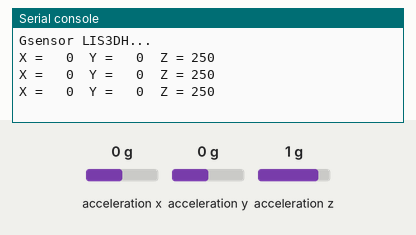
Bench run of a program on a simulated Raspberry Pi Pico running MicroPython. On the bench: the last lines printed to the serial console. Inputs (shaded band) come from the test bench; at power-on: acceleration x 0 g, acceleration y 0 g, acceleration z 1 g.

Above: at 1.2 s.
1.3 s: acceleration x set to -1.4 g
At 1.8 s:
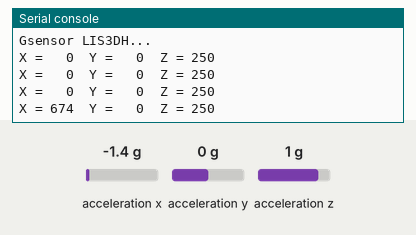
3.0 s: acceleration y set to -1.4 g
At 3.4 s:
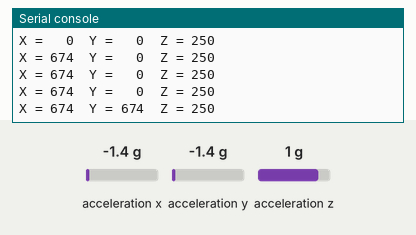
4.5 s: acceleration z set to 0 g
At 4.9 s:
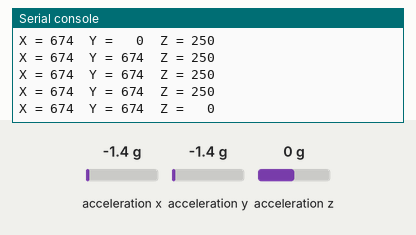
6.0 s: acceleration x set to 0 g
At 6.4 s:
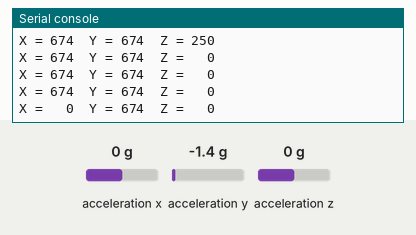
7.5 s: acceleration y set to 0 g
At 7.9 s:
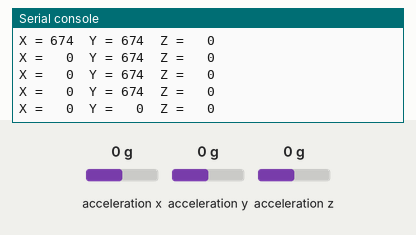
9.0 s: acceleration x set to -0.8 g
At 9.4 s:
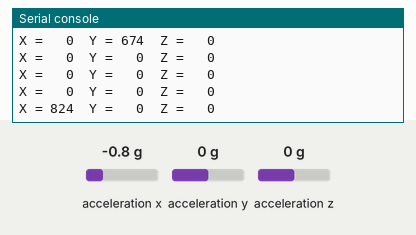

Measured:
- after the input at 1.3 s, the serial console: prints a new line after 0.21 s (image 1)
- after the input at 3.0 s, the serial console: prints a new line at once (image 2)
- after the input at 4.5 s, the serial console: prints a new line at once (image 3)
- after the input at 6.0 s, the serial console: prints a new line at once (image 4)
- after the input at 7.5 s, the serial console: prints a new line at once (image 5)
- after the input at 9.0 s, the serial console: prints a new line at once (image 6)

The program:

I2C_LIS3DH.py
```python
from machine import Pin, I2C
from time import sleep
from ssd1306 import SSD1306_I2C
#import time, uos, utime
i2c = I2C(0, sda=Pin(12), scl=Pin(13), freq=100000)
print('Gsensor LIS3DH...')

i2c.start
i2c.writeto(0x19, bytes([0x20,0x47]))   #41:x / 42:y / 44:z / 47:x,y,z
i2c.stop
i2c.start
i2c.writeto(0x19, bytes([0x21,0x88]))   #0x80/0x88
i2c.stop
i2c.start
i2c.writeto(0x19, bytes([0x22,0x00]))
i2c.stop
i2c.start
i2c.writeto(0x19, bytes([0x23,0x00]))
i2c.stop
i2c.start
i2c.writeto(0x19, bytes([0x24,0x40]))
i2c.stop
i2c.start
i2c.writeto(0x19, bytes([0x25,0x00]))
i2c.stop

while True:
    i2c.start
    i2c.writeto(0x19, bytes([0xa8]))
    data = i2c.readfrom(0x19,6)
    i2c.stop
    x = round((((data[0])>>6 | (data[1])<<2)))
    y = round((((data[2])>>6 | (data[3])<<2)))
    z = round((((data[4])>>6 | (data[5])<<2)))
    print('{}{:4}{}{:4}{}{:4}'.format('X =',x,'  Y =',y ,'  Z =',z))
    sleep(0.5)


  
```
